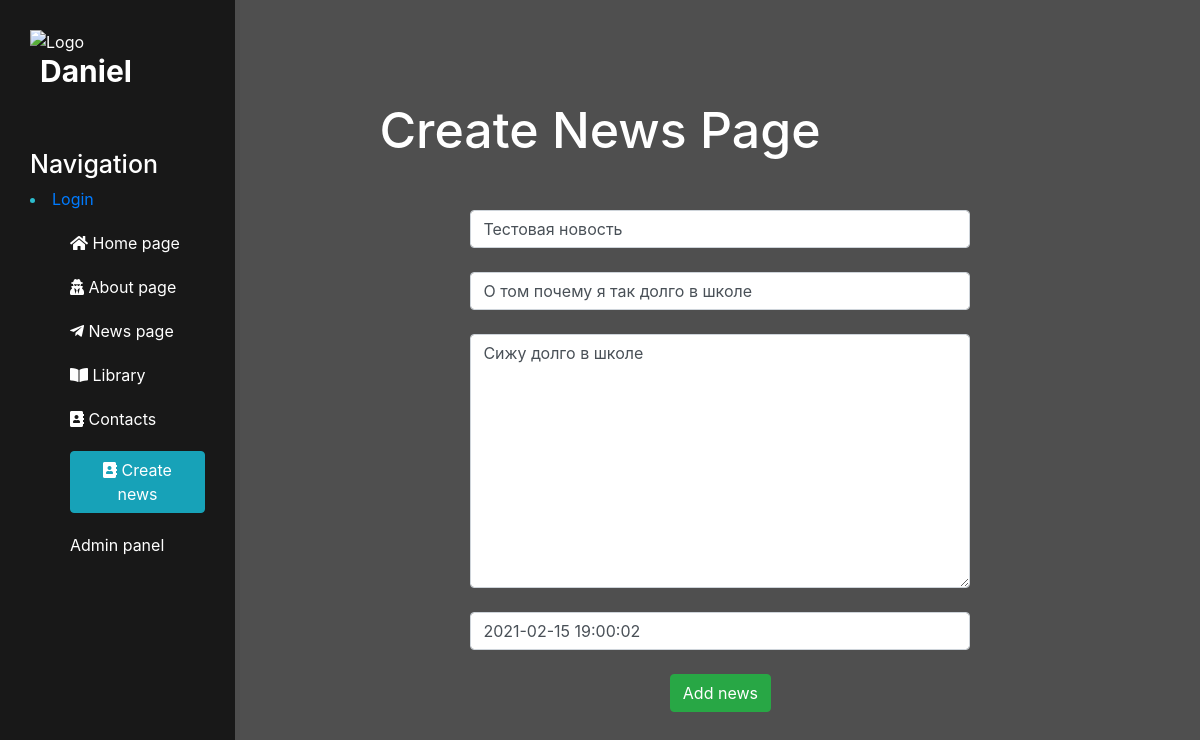
The app's page /news/2/update, older data.
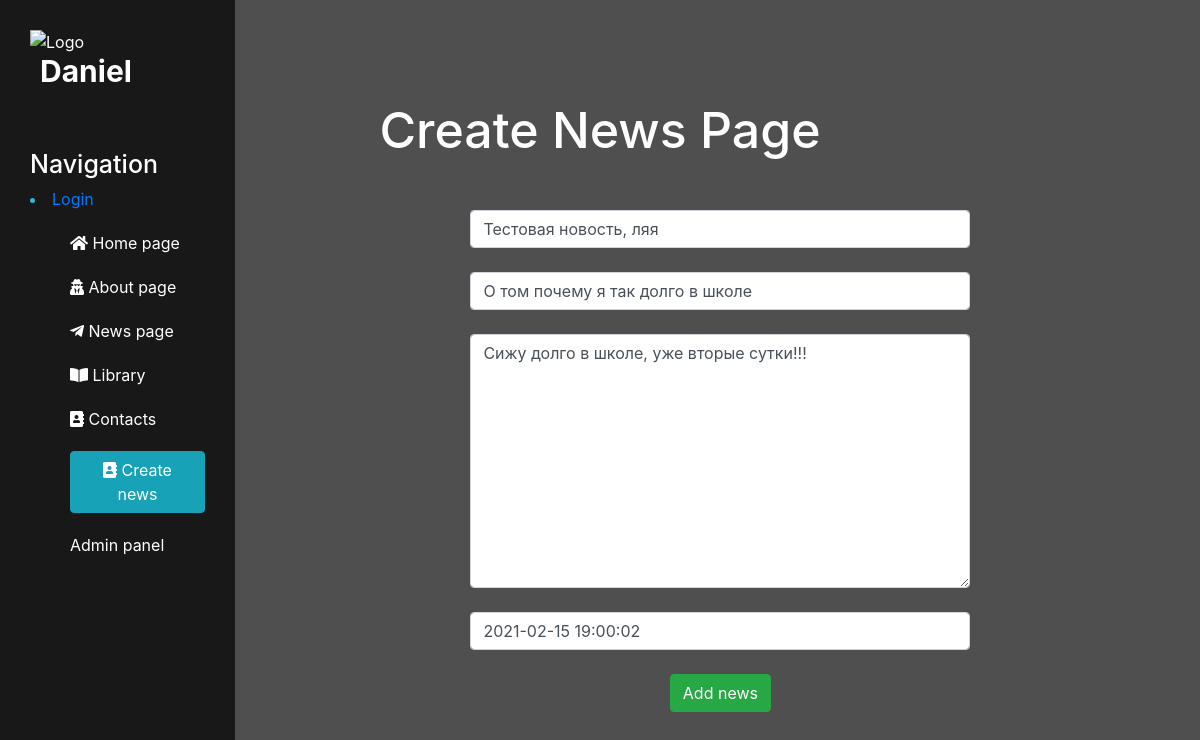
The same page, newer data.
### news/models.py (models this page shows, shortened)
class Articles(models.Model):
    title = models.CharField('Name', max_length=50)
    anons = models.CharField('Anons', max_length=250)
    full_text = models.TextField('News')
    date = models.DateTimeField('Date')
    class Meta:
        verbose_name = "Новость"
        verbose_name_plural = "Новости"

### news/views.py (the view)
# urls.py: path('<int:pk>/update', views.NewsUpdateView.as_view(), name='news-update'),
class NewsUpdateView(UpdateView):
    model = Articles
    template_name = 'news/create.html'
    form_class = ArticlesForm

### news/forms.py
class ArticlesForm(ModelForm):
    class Meta:
        model = Articles
        fields = ['title', 'anons', 'full_text', 'date']
        widgets = {
            "title": TextInput(attrs={
                'class': 'form-control',
                'placeholder': 'Name'
            }),
            "anons": TextInput(attrs={
                'class': 'form-control',
                'placeholder': 'Anons news'
            }),
            "date": DateTimeInput(attrs={
                'class': 'form-control',
                'placeholder': 'yyyy-mm-dd hh:mm:ss'
            }),
            "full_text": Textarea(attrs={
                'class': 'form-control',
                'placeholder': 'Text news'
            })
        }

### templates/news/create.html (shortened to what this page needs)
{% extends 'main/layout.html' %}
{% block content %}
    <div class="features">
        <h1>Create News Page</h1>
        <form method="post">
            {{ form.title }}<br>
            {{ form.anons }}<br>
            {{ form.full_text }}<br>
            {{ form.date }}<br>
            <button class="btn btn-success" type="submit">Add news</button>
        </form>
    </div>
{% endblock %}

Row changes from the older to the newer data that the page shows:
changed Articles "О том почему я так долго в школе": title "Тестовая новость" → "Тестовая новость, ляя"; full_text "Сижу долго в школе" → "Сижу долго в школе, уже вторые сутки!!!"
